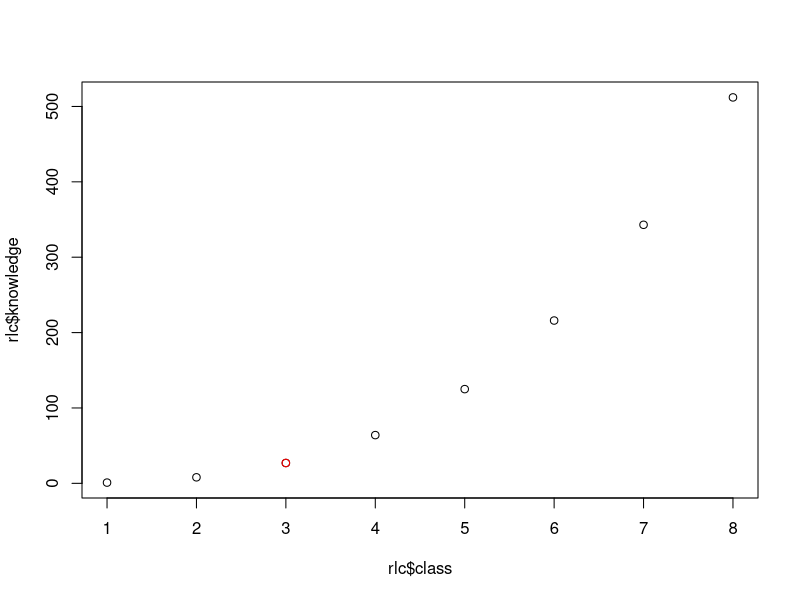

This chart was generated by the following R code: (Note: this script raises an error after producing the figure.)
#####################################################################
############################## DPLYR ################################
#####################################################################



#####################################################################
# PART 0. LEARNING CURVE
#####################################################################

# R learning curve
library(dplyr)
rlc <- tibble(class = 1:8,
             knowledge = (1:8)^3)
class <- 3
plot(rlc$class, rlc$knowledge)
points(rlc$class[class], rlc$knowledge[class], col = "red")



#####################################################################
# PART 1. SUMMARY
#####################################################################

# The dplyr package is THE R PACKAGE
# So let's load it
library(dplyr)
library(stringr)
library(ggplot2)


# Let's load the datasets

accidents #UO: Accident
contractes_menors #UO: contracte
festivals #UO: festival
municipi #UO: municipi
lloguer_any #UO: ??
rendacs #UO: ??
cens_gc #UO: individu


# In few sessions, you will (almost) learn to do things like this 
lloguer_any |> 
  group_by(any, nom_districte) |> 
  summarize(preu = mean(preu, na.rm = T)) |> 
  ggplot(aes(x = any, y = preu, col = nom_districte)) +
  geom_line() +
  theme_minimal()




#####################################################################
# PART 2. VARIABLES
#####################################################################

# Very important to remember what we can do and what we can't do with a type of variable.

#     - Categorical nominal: No order
#     - Categorical ordinal: Order, distance not known
#     - Numeric interval: Order, distance is known, zero no meaning
#     - Numeric ratio: Order, distance is known, zero has meaning


## CATEGORICAL NOMINAL: No order
#    - Store as: Character vector, Factor
#    - Wrangle: Stringr package
#    - Equality: ==
#    - Equality: %in%
#    - Not equality: !=


## CATEGORICAL ORDINAL: Order, distance not known
#    - Store as: Ordered factor
#    - Wrangle: Forcats package
#    - Equality: ==
#    - Equality: %in%
#    - Not equality: !=
#    - More than: >
#    - More or equal than: >=
#    - Less than: <
#    - Less or equal than: <=


## NUMERIC INTERVAL: Order, distance is known, zero no meaning
#    - Store as: Numeric, Integer, Date
#    - Equality: ==
#    - Equality: %in%
#    - Not equality: !=
#    - More than: >
#    - More or equal than: >=
#    - Less than: <
#    - Less or equal than: <=
#    - Sometimes, sums and differences: +, -
#    - Also max, min, etc.



## NUMERIC RATIO: Order, distance is known, zero has meaning
#    - Store as: Numeric
#    - Equality: ==
#    - Equality: %in%
#    - Not equality: !=
#    - More than: >
#    - More or equal than: >=
#    - Less than: <
#    - Less or equal than: <=
#    - Sums: +
#    - Differences: -
#    - Multiplication: *
#    - Division: /
#    - Other: sqrt(), log(), exp(), max(), min(), mean()...



#####################################################################
# PART 3. DPLYR
#####################################################################

## 3.1. THE PIPE

# For the dplyr package (and other packages), not $ form anymore

#f(d$v)
# f(d, v)
# d |> f(v)

# then:
# f1(f1(d, v1), v2)
# d |> f1(v1) |> f2(v2)


## 3.2. ROW FUNCTIONS ##########################

### 3.2.1. FILTER
# Reduces the number of rows according to a certain criteria
lloguer_any
glimpse(lloguer_any)
unique(lloguer_any$nom_districte)
unique(lloguer_any$any)

lloguer_any |> 
  filter(nom_districte == "XXXXXXXXXX")

lloguer_any |> 
  filter(nom_districte == "XXXXXXXXXX" & any >= XXXXXX)

lloguer_any |> 
  filter(preu == max(preu, na.rm = T)) # <- na.rm!!! mean, median, max, min...

festivals |> 
  filter(str_detect(nom_del_festival, "Jazz"))



#### ExErSiSe!!!!

# Quins accidents s'han produït al carrer Agustina Saragossa?
accidents

# Quins accidents s'han produït en Dimecres (descripcio_dia_setmana) durant la segona quinzena del mes (dia_mes) ...
# ... en què el tipus de vehicle implicat era un taxi (desc_tipus_vehicle_implicat)
accidents







### 3.2.2. ARRANGE
# Arranges from MORE TO LESS or for LESS TO MORE

rendacs
glimpse(rendacs)

rendacs |> 
  arrange(seccio_censal)

rendacs |> 
  arrange(desc(XXXXXXX))

rendacs |> 
  arrange(desc(XXXXXXX), desc(XXXXXXX))


#### ExErSiSe!!!!

# Barri amb menys renda per càpita? (data problem?)
rendacs

# Filtra pel districte de Ciutat Vella i ordena les dades en ordre descendent 
rendacs |> 
  filter() |> 
  arrange()

# Festivals de música amb més assistents a Barcelona
festivals |> 
  filter(ambit == "XXXXXXX") |> 
  arrange(desc(assistents_a_barcelona))



### 3.2.3. COUNT
#counts the number of categories in a vector

accidents |> 
  count(nom_carrer)

#Rànking de proveidors que han aconseguit més contractes menors a l'Ajuntament de Barcelona
contractes_menors


#Qui s'ha emportat més pasta 'menor'? To be continued...






## 3.3. COLUMN FUNCTIONS ##########################


### 3.3.1. SELECT
# Select vectors
glimpse(accidents)

accidents |> 
  select(descripcio_tipus_dia, hora_dia, descripcio_causa_vianant, desc_tipus_vehicle_implicat, descripcio_sexe, edat)

accidents |> 
  select(-numero_expedient)

accidents |> 
  select(nom_districte, nom_barri, descripcio_torn:descripcio_victimitzacio)


#### ExErSiSe!!!!

# Filtra per ultim any, primer trimestre i Ciutat Vella...
# Selecciona nom_barri, preu i preu_m2
# Ordena per preu_m2 en ordre descendent
lloguer_any



  
### 3.3.2. MUTATE
# Modifies the values of a vector or creates a new one

municipi |> 
  mutate(densitat = poblacio / superficie_km2)


#Municipis amb altitud superior a 900m, crea densitat i ordena de major a menor
municipi


#### ExErSiSe!!!!

#Filtra per festivals de titularitat privada...
#...crea la variable durada amb la durada del festival...
#...elimina la columna any (no és una variable), data_inici, data_fi...
#... ordena les dades per durada, ordre descendent
festivals


